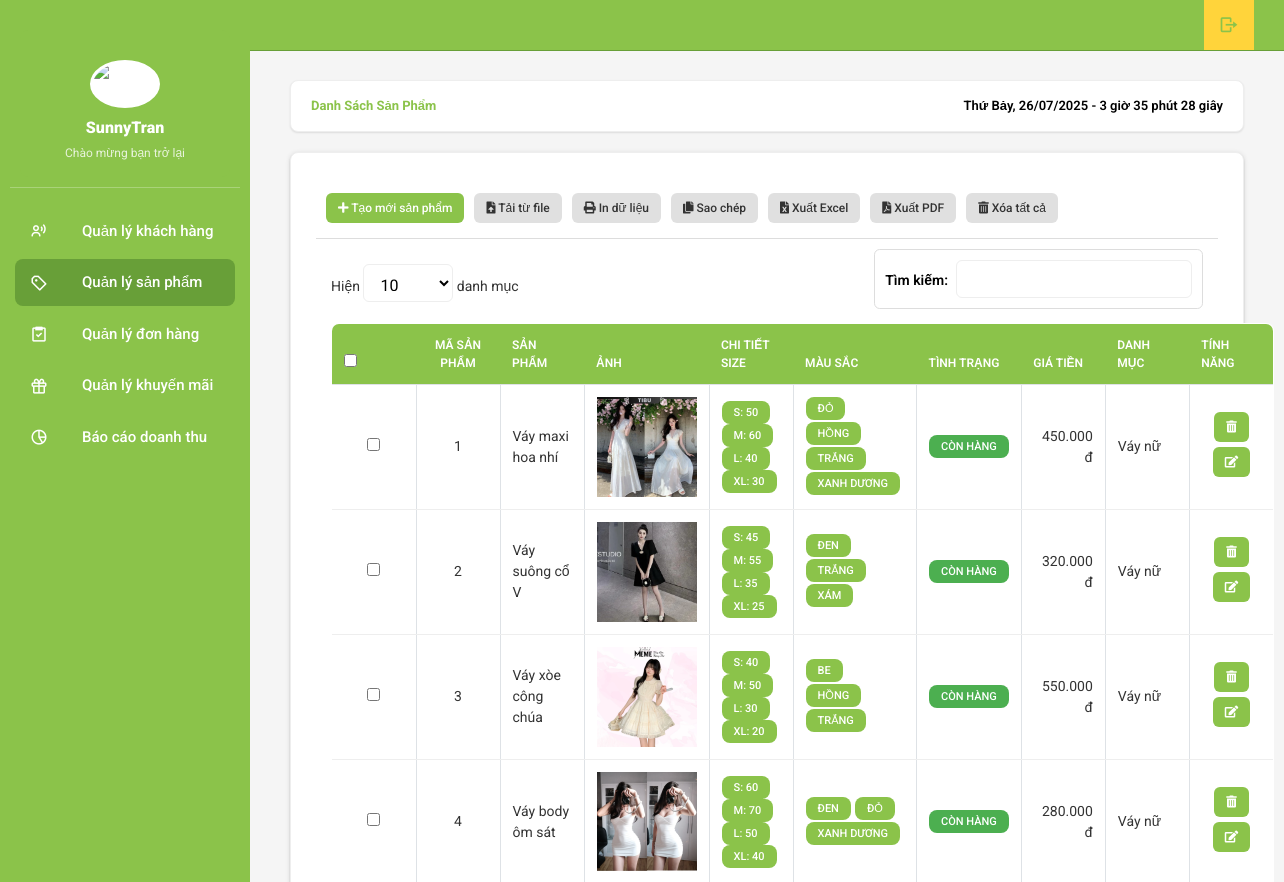
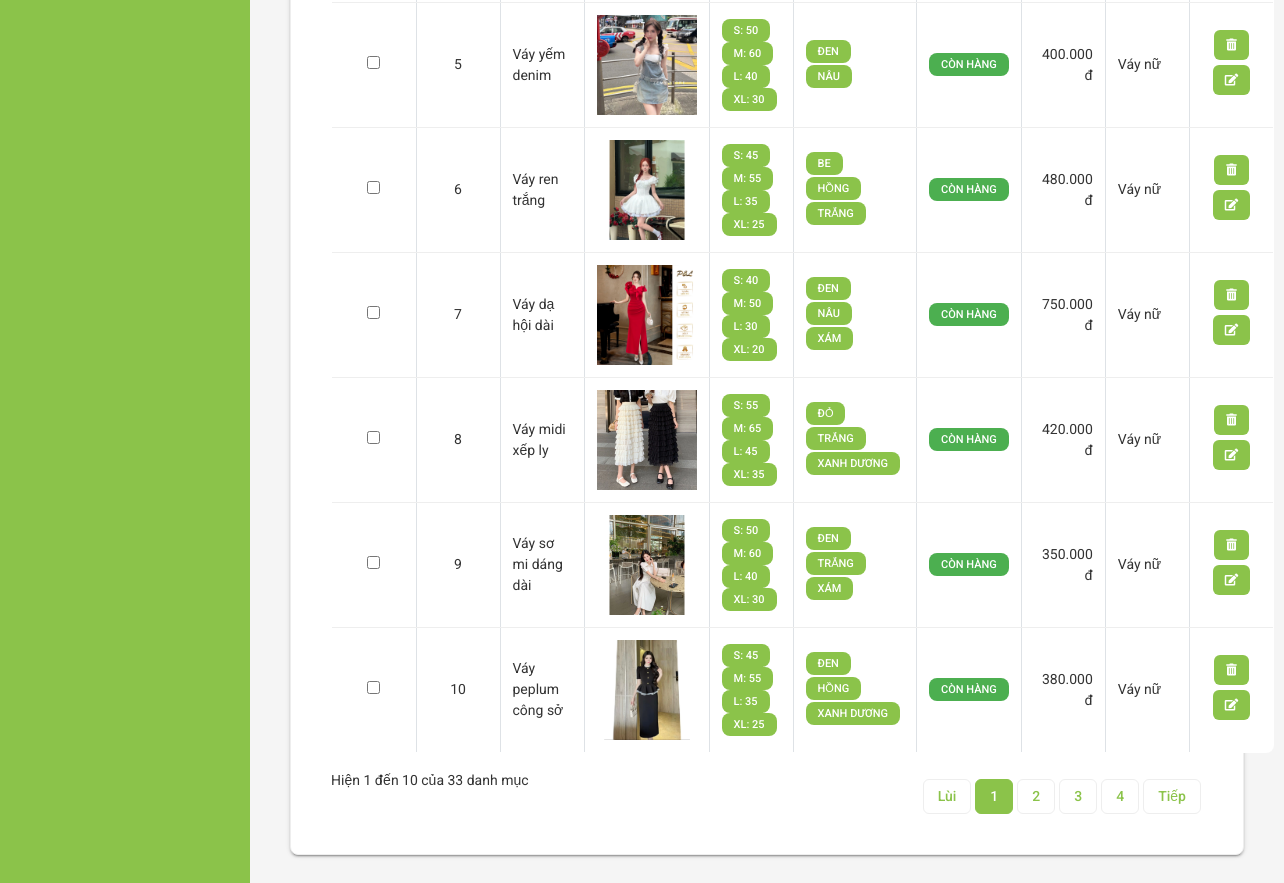
Page /table-data-product.php (signed in) on the committed database (2 pictures, top to bottom).
### tables this page shows
CREATE TABLE `sanpham` (
  `sanphamid` int(11) NOT NULL,
  `tensanpham` varchar(255) NOT NULL,
  `mota` text DEFAULT NULL,
  `gia` decimal(10,2) NOT NULL,
  `madanhmuc` int(11) DEFAULT NULL,
  `makhuyenmai` int(11) DEFAULT NULL,
  `chatlieu` varchar(255) DEFAULT NULL,
  `thuonghieu` varchar(255) DEFAULT NULL,
  `baohanh` varchar(255) DEFAULT NULL,
  `gianhap` decimal(10,2) DEFAULT NULL
);

CREATE TABLE `danhmuc` (
  `danhmucid` int(11) NOT NULL,
  `tendanhmuc` varchar(255) NOT NULL
);

### table-data-product.php (the view, shortened to what this page needs)
<?php
require_once 'connect.php';
$sql = "SELECT sp.*,
        (SELECT ha.duongdan FROM hinhanhsanpham ha WHERE ha.masanpham = sp.sanphamid LIMIT 1) as duongdan,
        dm.tendanhmuc,
        COALESCE(SUM(ss.soluong), 0) as tong_ton_kho,
        GROUP_CONCAT(DISTINCT CONCAT(s.kichco, ':', ss.soluong) ORDER BY s.sizeid SEPARATOR ', ') as size_details,
        GROUP_CONCAT(DISTINCT ms.tenmau ORDER BY ms.tenmau SEPARATOR ', ') as color_details
        FROM sanpham sp
        LEFT JOIN danhmuc dm ON sp.madanhmuc = dm.danhmucid
        LEFT JOIN sanpham_size ss ON sp.sanphamid = ss.sanphamid
        LEFT JOIN size s ON ss.sizeid = s.sizeid
        LEFT JOIN sanpham_mausac spm ON sp.sanphamid = spm.sanphamid
        LEFT JOIN mausac ms ON spm.mausacid = ms.mausacid
        GROUP BY sp.sanphamid, dm.tendanhmuc";
$result = $conn->query($sql);
?>
<!DOCTYPE html>
<html lang="en">
    <head>
        <link rel="stylesheet" type="text/css" href="css/main.css">
        <link rel="stylesheet" type="text/css" href="css/admin-custom.css">
        <link rel="stylesheet" href="https://cdn.jsdelivr.net/npm/boxicons@latest/css/boxicons.min.css">
        <link rel="stylesheet" href="https://unpkg.com/boxicons@latest/css/boxicons.min.css">
        <link rel="stylesheet" type="text/css"
          href="https://maxcdn.bootstrapcdn.com/font-awesome/4.7.0/css/font-awesome.min.css">
        <link rel="stylesheet" href="https://use.fontawesome.com/releases/v5.8.2/css/all.css">
        <link rel="stylesheet" href="https://cdnjs.cloudflare.com/ajax/libs/jquery-confirm/3.3.2/jquery-confirm.min.css">
      </head>
<body onload="time()" class="app sidebar-mini rtl">
   <header class="app-header">
    <ul class="app-nav">
        <li>
            <a class="app-nav__item" href="logout.php">
                <i class='bx bx-log-out bx-rotate-180'></i>
            </a>
        </li>
    </ul>
  </header>
  <aside class="app-sidebar">
    <div class="app-sidebar__user"><img class="app-sidebar__user-avatar" src="/images/hay.jpg" width="50px"
        alt="User Image">
      <div>
<p class="app-sidebar__user-name"><b><?php echo $_SESSION['ten_dang_nhap'];?></b></p>
        <p class="app-sidebar__user-designation">Chào mừng bạn trở lại</p>
      </div>
    </div>
    <hr>
    <ul class="app-menu">
      <li><a class="app-menu__item " href="#"><i class='app-menu__icon bx bx-user-voice'></i><span
            class="app-menu__label">Quản lý khách hàng</span></a></li>
      <li><a class="app-menu__item active" href="table-data-product.php"><i
            class='app-menu__icon bx bx-purchase-tag-alt'></i><span class="app-menu__label">Quản lý sản phẩm</span></a>
      </li>
      <li><a class="app-menu__item" href="table-data-oder.php"><i class='app-menu__icon bx bx-task'></i><span
            class="app-menu__label">Quản lý đơn hàng</span></a></li>
            <li>
                <a class="app-menu__item" href="table-data-khuyenmai.php">
                    <i class='app-menu__icon bx bx-gift'></i>
                    <span class="app-menu__label">Quản lý khuyến mãi</span>
                </a>
            </li>
      <li><a class="app-menu__item" href="quan-ly-bao-cao.php"><i
            class='app-menu__icon bx bx-pie-chart-alt-2'></i><span class="app-menu__label">Báo cáo doanh thu</span></a>
      </li>
    </ul>
  </aside>
    <main class="app-content">
        <div class="app-title">
            <ul class="app-breadcrumb breadcrumb side">
                <li class="breadcrumb-item active"><a href="#"><b>Danh sách sản phẩm</b></a></li>
            </ul>
            <div id="clock"></div>
        </div>
        <div class="row">
            <div class="col-md-12">
                <div class="tile">
                    <div class="tile-body">
                        <div class="row element-button">
                            <div class="col-sm-2">
                              <a class="btn btn-add btn-sm" href="form-add-san-pham.php" title="Thêm"><i class="fas fa-plus"></i>
                                Tạo mới sản phẩm</a>
                            </div>
                            <div class="col-sm-2">
                              <a class="btn btn-delete btn-sm nhap-tu-file" type="button" title="Nhập" onclick="myFunction(this)"><i
                                  class="fas fa-file-upload"></i> Tải từ file</a>
                            </div>
                            <div class="col-sm-2">
                              <a class="btn btn-delete btn-sm print-file" type="button" title="In" onclick="myApp.printTable()"><i
                                  class="fas fa-print"></i> In dữ liệu</a>
                            </div>
                            <div class="col-sm-2">
                              <a class="btn btn-delete btn-sm print-file js-textareacopybtn" type="button" title="Sao chép"><i
                                  class="fas fa-copy"></i> Sao chép</a>
                            </div>
                            <div class="col-sm-2">
                              <a class="btn btn-excel btn-sm" href="" title="In"><i class="fas fa-file-excel"></i> Xuất Excel</a>
                            </div>
                            <div class="col-sm-2">
                              <a class="btn btn-delete btn-sm pdf-file" type="button" title="In" onclick="myFunction(this)"><i
                                  class="fas fa-file-pdf"></i> Xuất PDF</a>
                            </div>
                            <div class="col-sm-2">
                              <a class="btn btn-delete btn-sm" type="button" title="Xóa" onclick="deleteAllProducts()"><i
                                  class="fas fa-trash-alt"></i> Xóa tất cả </a>
                            </div>
                          </div>
                          <table class="table table-hover table-bordered" id="sampleTable">
                              <thead>
                                  <tr>
                                      <th width="10"><input type="checkbox" id="selectAll"></th>
                                      <th class="text-center">Mã sản phẩm</th>
                                      <th>sản phẩm</th>
                                      <th>Ảnh</th>
                                      <th>Chi tiết size</th>
                                      <th>Màu sắc</th>
                                      <th>Tình trạng</th>
                                      <th>Giá tiền</th>
                                      <th>Danh mục</th>
                                      <th>Tính năng</th>
                                  </tr>
                              </thead>
                              <tbody>
                                  <?php
                                  if ($result->num_rows > 0) {
                                      while($row = $result->fetch_assoc()) {
                                          $tinhtrang = ($row['tong_ton_kho'] > 0) ?
                                              '<span class="badge bg-success">Còn hàng</span>' :
                                              '<span class="badge bg-danger">Hết hàng</span>';
                                          ?>
                                          <tr>
                                              <td width="10"><input type="checkbox" name="check<?php echo $row['sanphamid']; ?>" value="<?php echo $row['sanphamid']; ?>"></td>
                                              <td class="text-center"><?php echo $row['sanphamid']; ?></td>
                                              <td><?php echo $row['tensanpham']; ?></td>
                                              <td>
                                                  <?php if($row['duongdan']) { ?>
                                                      <img src="<?php echo 'picture/'.$row['duongdan']; ?>" alt="" width="100px;">
                                                  <?php } else { ?>
                                                      <img src="/img-sanpham/no-image.jpg" alt="" width="100px;">
                                                  <?php } ?>
                                              </td>
                                              <td>
                                                  <?php
                                                  if($row['size_details']) {
                                                      $sizes = explode(', ', $row['size_details']);
                                                      foreach($sizes as $size) {
                                                          $size_parts = explode(':', $size);
                                                          if(count($size_parts) == 2 && $size_parts[1] > 0) {
                                                              echo '<span class="badge badge-info mr-1">' . $size_parts[0] . ': ' . $size_parts[1] . '</span>';
                                                          }
                                                      }
                                                  } else {
                                                      echo '<span class="text-muted">-</span>';
                                                  }
                                                  ?>
                                              </td>
                                              <td>
                                                  <?php
                                                  if($row['color_details']) {
                                                      $colors = explode(', ', $row['color_details']);
                                                      foreach($colors as $color) {
                                                          echo '<span class="badge badge-secondary mr-1">' . trim($color) . '</span>';
                                                      }
                                                  } else {
                                                      echo '<span class="text-muted">Chưa có màu</span>';
                                                  }
                                                  ?>
                                              </td>
                                              <td><?php echo $tinhtrang; ?></td>
                                              <td><?php echo number_format($row['gia'], 0, ',', '.') . ' đ'; ?></td>
                                              <td data-madanhmuc="<?php echo $row['madanhmuc']; ?>">
                                                  <?php echo $row['tendanhmuc'] ?? 'Chưa phân loại'; ?>
                                              </td>
                                              <td>
                                                  <button class="btn btn-primary btn-sm trash" type="button" title="Xóa"
                                                      onclick="deleteProduct(<?php echo $row['sanphamid']; ?>)">
                                                      <i class="fas fa-trash-alt"></i>
                                                  </button>
                                                  <a class="btn btn-primary btn-sm edit" href="form-edit-san-pham.php?id=<?php echo $row['sanphamid']; ?>" title="Sửa">
                                                      <i class="fas fa-edit"></i>
                                                  </a>
                                              </td>
                                          </tr>
                                          <?php
                                      }
                                  } else {
                                      echo "<tr><td colspan='11'>Không có sản phẩm nào</td></tr>";
                                  }
                                  ?>
                              </tbody>
                          </table>
                    </div>
                </div>
            </div>
        </div>
    </main>
</body>
</html>

### table-data-product.php (style rules this page uses)
.badge-info { background-color: #17a2b8; color: white; font-size: 11px; padding: 3px 6px; margin-right: 2px; border-radius: 4px; }
.mr-1 { margin-right: 0.25rem; }
.badge-secondary { background-color: #6c757d; color: white; font-size: 11px; padding: 3px 6px; margin-right: 2px; margin-bottom: 2px; border-radius: 4px; display: inline-block; }
#sampleTable th:nth-child(1) { width: 50px; }
#sampleTable th:nth-child(2) { width: 100px; }
#sampleTable th:nth-child(3) { width: 200px; }
#sampleTable th:nth-child(4) { width: 120px; }
#sampleTable th:nth-child(5) { width: 150px; }
#sampleTable th:nth-child(6) { width: 120px; }
#sampleTable th:nth-child(7) { width: 100px; }
#sampleTable th:nth-child(8) { width: 120px; }
#sampleTable th:nth-child(9) { width: 120px; }
#sampleTable th:nth-child(10) { width: 100px; }
#sampleTable td:nth-child(1) { width: 50px; text-align: center; }
#sampleTable td:nth-child(2) { width: 100px; text-align: center; }
#sampleTable td:nth-child(3) { width: 200px; }
#sampleTable td:nth-child(4) { width: 120px; text-align: center; }
#sampleTable td:nth-child(5) { width: 150px; }
#sampleTable td:nth-child(6) { width: 120px; }
#sampleTable td:nth-child(7) { width: 100px; text-align: center; }
#sampleTable td:nth-child(8) { width: 120px; text-align: right; }
#sampleTable td:nth-child(9) { width: 120px; }
#sampleTable td:nth-child(10) { width: 100px; text-align: center; }

### rows in the picture
sanpham: sanphamid "1", tensanpham "Váy maxi hoa nhí", shows a picture, size_parts "S", size_parts "50", size_parts "M", size_parts "60", size_parts "L", size_parts "40", size_parts "XL", size_parts "30", color "ĐỎ", color "HỒNG", color "TRẮNG", color "XANH DƯƠNG", gia "450.000", madanhmuc.tendanhmuc "Váy nữ"
sanpham: sanphamid "2", tensanpham "Váy suông cổ V", shows a picture, size_parts "S", size_parts "45", size_parts "M", size_parts "55", size_parts "L", size_parts "35", size_parts "XL", size_parts "25", color "ĐEN", color "TRẮNG", color "XÁM", gia "320.000", madanhmuc.tendanhmuc "Váy nữ"
sanpham: sanphamid "3", tensanpham "Váy xòe công chúa", shows a picture, size_parts "S", size_parts "40", size_parts "M", size_parts "50", size_parts "L", size_parts "30", size_parts "XL", size_parts "20", color "BE", color "HỒNG", color "TRẮNG", gia "550.000", madanhmuc.tendanhmuc "Váy nữ"
sanpham: sanphamid "4", tensanpham "Váy body ôm sát", shows a picture, size_parts "S", size_parts "60", size_parts "M", size_parts "70", size_parts "L", size_parts "50", size_parts "XL", size_parts "40", color "ĐEN", color "ĐỎ", color "XANH DƯƠNG", gia "280.000", madanhmuc.tendanhmuc "Váy nữ"
sanpham: sanphamid "5", tensanpham "Váy yếm denim", shows a picture, size_parts "S", size_parts "50", size_parts "M", size_parts "60", size_parts "L", size_parts "40", size_parts "XL", size_parts "30", color "ĐEN", color "NÂU", gia "400.000", madanhmuc.tendanhmuc "Váy nữ"
sanpham: sanphamid "6", tensanpham "Váy ren trắng", shows a picture, size_parts "S", size_parts "45", size_parts "M", size_parts "55", size_parts "L", size_parts "35", size_parts "XL", size_parts "25", color "BE", color "HỒNG", color "TRẮNG", gia "480.000", madanhmuc.tendanhmuc "Váy nữ"
sanpham: sanphamid "7", tensanpham "Váy dạ hội dài", shows a picture, size_parts "S", size_parts "40", size_parts "M", size_parts "50", size_parts "L", size_parts "30", size_parts "XL", size_parts "20", color "ĐEN", color "NÂU", color "XÁM", gia "750.000", madanhmuc.tendanhmuc "Váy nữ"
sanpham: sanphamid "8", tensanpham "Váy midi xếp ly", shows a picture, size_parts "S", size_parts "55", size_parts "M", size_parts "65", size_parts "L", size_parts "45", size_parts "XL", size_parts "35", color "ĐỎ", color "TRẮNG", color "XANH DƯƠNG", gia "420.000", madanhmuc.tendanhmuc "Váy nữ"
sanpham: sanphamid "9", tensanpham "Váy sơ mi dáng dài", shows a picture, size_parts "S", size_parts "50", size_parts "M", size_parts "60", size_parts "L", size_parts "40", size_parts "XL", size_parts "30", color "ĐEN", color "TRẮNG", color "XÁM", gia "350.000", madanhmuc.tendanhmuc "Váy nữ"
sanpham: sanphamid "10", tensanpham "Váy peplum công sở", shows a picture, size_parts "S", size_parts "45", size_parts "M", size_parts "55", size_parts "L", size_parts "35", size_parts "XL", size_parts "25", color "ĐEN", color "HỒNG", color "XANH DƯƠNG", gia "380.000", madanhmuc.tendanhmuc "Váy nữ"

### other values in the picture
$_SESSION['ten_dang_nhap'] "SunnyTran"
